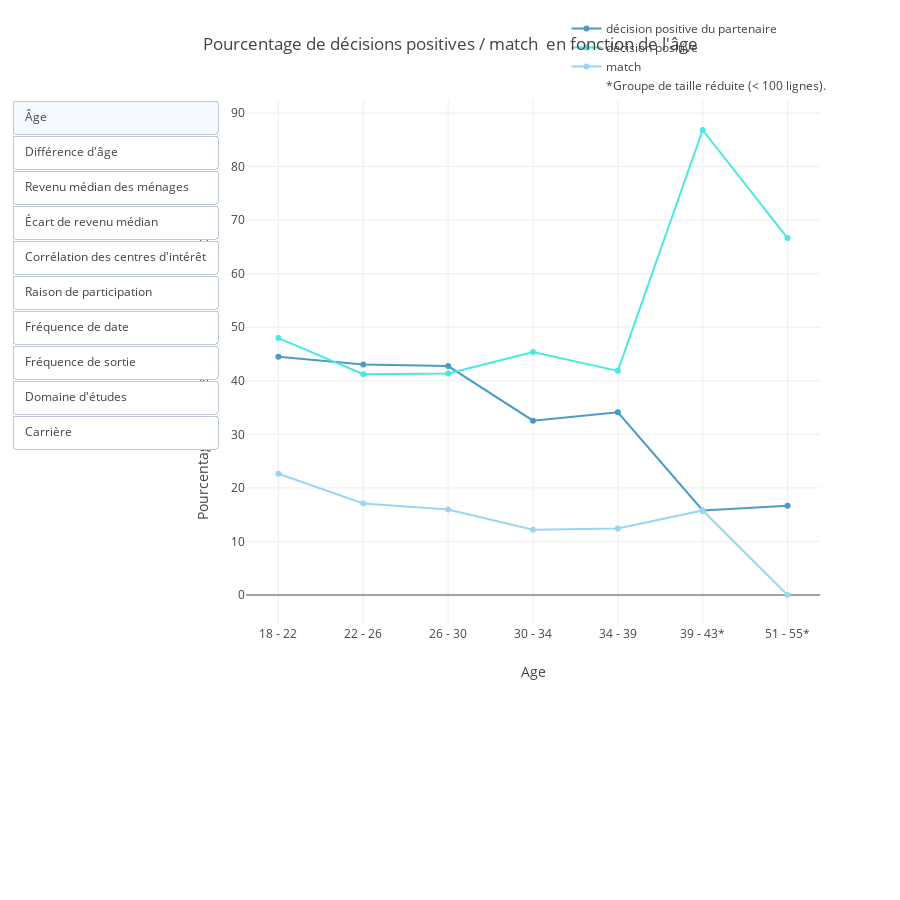

Notebook source saved alongside this figure:
### Markdown cell above
Toutes les notes semblent corrélées positivement avec la décision, bien que l'attractivité, les intérêts partagés et le divertissement semblent plus important.

Les résultats pour les femmes et les hommes ne présentent pas de différences significatives.

### Code cell
# age_dif : age of partner - age
# income : Median household income based on zipcode using the Census Bureau website
# income_dif : income of partner - income
# int_corr : correlation between participant’s and partner’s ratings of interests inTime 1
# goal : What is your primary goal in participating in this event?
# date : In general, how frequently do you go on dates ?
# go_out : How often do you go out (not necessarily on dates)?
# field_cd : field of study coded
# career_c : What is your intended career? coded

cols = ['age', 'age_dif', 'income', 'income_dif', 'int_corr', 'goal', 'date', 'go_out', 'field_cd', 'career_c']
cols_names = [
    "Âge",
    "Différence d'âge",
    "Revenu médian des ménages",
    "Écart de revenu médian",
    "Corrélation des centres d'intérêt",
    "Raison de participation",
    "Fréquence de date",
    "Fréquence de sortie",
    "Domaine d'études",
    "Carrière"
]

cols_titles = [
    "de l'âge", 
    "de la différence d'âge", 
    "du revenu médian des ménages", 
    "de l'écart de revenu médian", 
    "de la corrélation entre les centres d'intérêt",
    "de la raison de participation", 
    "de la fréquence de date", 
    "de la fréquence de sortie", 
    "du domaine d'études",
    "de la carrière"
]


fig = go.Figure()
buttons = []
for i in range(len(cols)) :
    col_name = cols[i]
    visible = i == 0
    is_numeric = pd.api.types.is_numeric_dtype(df_processed[col_name])
    if is_numeric:
        col_min = df_processed[col_name].min() -0.3
        col_max = df_processed[col_name].max() +0.3
        step_10 = (col_max - col_min)/9
             
        bins = np.arange(col_min, col_max + step_10, step_10)
        group = df_processed.groupby(pd.cut(df_processed[col_name], bins=bins,include_lowest=True), observed=True)
        if col_max > 1000 :
            x_labels = [f"{int(np.round(interval.left / 1000))} k - {int(np.round(interval.right / 1000))} k"for interval in group.groups.keys()]
        else : 
            x_labels = [f"{int(np.round(interval.left))} - {int(np.round(interval.right))}"for interval in group.groups.keys()]
    else : 
        group = df_processed.groupby(col_name)
        x_labels = group.groups.keys()
    group_counts = group.size()
    positive_dec_o_percentage = group['dec_o'].mean() * 100
    positive_dec_percentage = group["dec"].mean() * 100
    match_percentage = group['match'].mean() * 100
    if not is_numeric:
        # Sort based on positive_dec_o_percentage quand la col n'est pas numérique (descending order)
        sorted_idx = positive_dec_o_percentage.sort_values(ascending=False).index
        positive_dec_o_percentage = positive_dec_o_percentage.loc[sorted_idx]
        positive_dec_percentage = positive_dec_percentage.loc[sorted_idx]  
        match_percentage = match_percentage.loc[sorted_idx]

        x_labels = match_percentage.index.astype(str)
        x_labels = [f"{label}{'*' if group_counts[label] < 100 else ''}" for label in x_labels]
    # Obtain the count of rows for each group.
    else :
        x_labels = [f"{label}{'*' if count < 100 else ''}" for label, count in zip(x_labels, group_counts.values)]
    fig.add_trace(go.Scatter(
        x=x_labels,
        y=positive_dec_o_percentage.values,
        mode='lines+markers',
        name="décision positive du partenaire",
        visible=visible
    ))
    fig.add_trace(go.Scatter(
        x=x_labels,
        y=positive_dec_percentage.values,
        mode='lines+markers',
        name="décision positive",
        visible=visible
    ))
    fig.add_trace(go.Scatter(
        x=x_labels,
        y=match_percentage.values,
        mode='lines+markers',
        name="match",
        visible=visible
    ))
    buttons.append({
        "args": [
            {"visible": [True if j in range(i * 3, i * 3 + 3) else False for j in range(len(cols) * 3)] + [True]},
            {"title": f"Pourcentage de décisions positives / match en fonction {cols_titles[i]}",
             "xaxis": {"title": {"text": cols_names[i]}}}
        ],
        "label": cols_names[i],
        "method": "update"
    })


# ajoute une description à *
fig.add_trace(go.Scatter(
    x=[None],
    y=[None],
    mode='markers',
    marker=dict(color='rgba(0,0,0,0)'),
    showlegend=True,
    name="*Groupe de taille réduite (< 100 lignes)."
))



fig.update_layout(
    height=900,
    title=f"Pourcentage de décisions positives / match  en fonction {cols_titles[0]}",
    xaxis_title="Age",
    yaxis_title="Pourcentage de décisions positives / match (%)",
    margin=dict(b=275),
    updatemenus=[
        dict(
            type="buttons",
            direction="down",
            buttons=buttons,
        )
    ],
    legend=dict(
        xanchor="right", 
        yanchor="bottom" 
    )
)

fig.show()

### Figure 1 — Plotly figure (JSON) as saved in the notebook; plotly's stock layout.template omitted (floating-point values rounded to 4 significant figures)
{"data": [{"mode": "lines+markers", "name": "décision positive du partenaire", "type": "scatter", "visible": true, "x": ["18 - 22", "22 - 26", "26 - 30", "30 - 34", "34 - 39", "39 - 43*", "51 - 55*"], "y": [44.47, 43.05, 42.76, 32.56, 34.11, 15.79, 16.67]}, {"mode": "lines+markers", "name": "décision positive", "type": "scatter", "visible": true, "x": ["18 - 22", "22 - 26", "26 - 30", "30 - 34", "34 - 39", "39 - 43*", "51 - 55*"], "y": [47.98, 41.23, 41.37, 45.37, 41.86, 86.84, 66.67]}, {"mode": "lines+markers", "name": "match", "type": "scatter", "visible": true, "x": ["18 - 22", "22 - 26", "26 - 30", "30 - 34", "34 - 39", "39 - 43*", "51 - 55*"], "y": [22.64, 17.09, 15.97, 12.19, 12.4, 15.79, 0]}, {"mode": "lines+markers", "name": "décision positive du partenaire", "type": "scatter", "visible": false, "x": ["-32 - -25*", "-25 - -18*", "-18 - -11", "-11 - -4", "-4 - 4", "4 - 11", "11 - 18", "18 - 25*", "25 - 32*"], "y": [0, 10, 35.29, 37.37, 43.63, 42.5, 46.08, 70, 66.67]}, {"mode": "lines+markers", "name": "décision positive", "type": "scatter", "visible": false, "x": ["-32 - -25*", "-25 - -18*", "-18 - -11", "-11 - -4", "-4 - 4", "4 - 11", "11 - 18", "18 - 25*", "25 - 32*"], "y": [66.67, 70, 46.08, 42.5, 43.63, 37.37, 35.29, 10, 0]}, {"mode": "lines+markers", "name": "match", "type": "scatter", "visible": false, "x": ["-32 - -25*", "-25 - -18*", "-18 - -11", "-11 - -4", "-4 - 4", "4 - 11", "11 - 18", "18 - 25*", "25 - 32*"], "y": [0, 0, 8.824, 14.41, 18.31, 14.41, 8.824, 0, 0]}, {"mode": "lines+markers", "name": "décision positive du partenaire", "type": "scatter", "visible": false, "x": ["9 k - 20 k", "20 k - 31 k", "31 k - 42 k", "42 k - 53 k", "53 k - 64 k", "64 k - 76 k", "76 k - 87 k", "87 k - 98 k*", "98 k - 109 k*"], "y": [46.33, 40.97, 44.31, 45.07, 50.75, 46.92, 40.31, 59.57, 35.29]}, {"mode": "lines+markers", "name": "décision positive", "type": "scatter", "visible": false, "x": ["9 k - 20 k", "20 k - 31 k", "31 k - 42 k", "42 k - 53 k", "53 k - 64 k", "64 k - 76 k", "76 k - 87 k", "87 k - 98 k*", "98 k - 109 k*"], "y": [32.77, 37.77, 40.86, 37.24, 42.71, 47.69, 41.84, 46.81, 20.59]}, {"mode": "lines+markers", "name": "match", "type": "scatter", "visible": false, "x": ["9 k - 20 k", "20 k - 31 k", "31 k - 42 k", "42 k - 53 k", "53 k - 64 k", "64 k - 76 k", "76 k - 87 k", "87 k - 98 k*", "98 k - 109 k*"], "y": [15.25, 15.88, 17.8, 14.96, 20.6, 23.08, 16.33, 27.66, 2.941]}, {"mode": "lines+markers", "name": "décision positive du partenaire", "type": "scatter", "visible": false, "x": ["-86 k - -67 k*", "-67 k - -48 k*", "-48 k - -29 k", "-29 k - -10 k", "-10 k - 10 k", "10 k - 29 k", "29 k - 48 k", "48 k - 67 k*", "67 k - 86 k*"], "y": [45.45, 43.14, 40, 43.43, 42.13, 44.24, 42.94, 50.98, 27.27]}, {"mode": "lines+markers", "name": "décision positive", "type": "scatter", "visible": false, "x": ["-86 k - -67 k*", "-67 k - -48 k*", "-48 k - -29 k", "-29 k - -10 k", "-10 k - 10 k", "10 k - 29 k", "29 k - 48 k", "48 k - 67 k*", "67 k - 86 k*"], "y": [27.27, 50.98, 42.94, 44.24, 42.13, 43.43, 40, 43.14, 45.45]}, {"mode": "lines+markers", "name": "match", "type": "scatter", "visible": false, "x": ["-86 k - -67 k*", "-67 k - -48 k*", "-48 k - -29 k", "-29 k - -10 k", "-10 k - 10 k", "10 k - 29 k", "29 k - 48 k", "48 k - 67 k*", "67 k - 86 k*"], "y": [9.091, 19.61, 20.59, 17.58, 18.78, 17.58, 20.59, 19.61, 9.091]}, {"mode": "lines+markers", "name": "décision positive du partenaire", "type": "scatter", "visible": false, "x": ["-1 - -1*", "-1 - 0", "0 - 0", "0 - 0", "0 - 0", "0 - 1", "1 - 1"], "y": [31.82, 38.83, 41.75, 41.73, 42.16, 42.57, 45]}, {"mode": "lines+markers", "name": "décision positive", "type": "scatter", "visible": false, "x": ["-1 - -1*", "-1 - 0", "0 - 0", "0 - 0", "0 - 0", "0 - 1", "1 - 1"], "y": [31.82, 38.83, 41.75, 41.73, 42.16, 42.57, 45]}, {"mode": "lines+markers", "name": "match", "type": "scatter", "visible": false, "x": ["-1 - -1*", "-1 - 0", "0 - 0", "0 - 0", "0 - 0", "0 - 1", "1 - 1"], "y": [18.18, 15.64, 15.14, 15.44, 16.33, 18.47, 19.29]}, {"mode": "lines+markers", "name": "décision positive du partenaire", "type": "scatter", "visible": false, "x": ["Pour dire que je l'ai fait", "Ça semblait être une soirée amusante", "Autre", "Pour rencontrer de nouvelles personnes", "Pour avoir un rendez-vous", "À la recherche d'une relation sérieuse"], "y": [44.51, 44.1, 41.87, 39.91, 39.52, 36.67]}, {"mode": "lines+markers", "name": "décision positive", "type": "scatter", "visible": false, "x": ["Pour dire que je l'ai fait", "Ça semblait être une soirée amusante", "Autre", "Pour rencontrer de nouvelles personnes", "Pour avoir un rendez-vous", "À la recherche d'une relation sérieuse"], "y": [36.86, 41.17, 39.71, 42.84, 44.92, 52.33]}, {"mode": "lines+markers", "name": "match", "type": "scatter", "visible": false, "x": ["Pour dire que je l'ai fait", "Ça semblait être une soirée amusante", "Autre", "Pour rencontrer de nouvelles personnes", "Pour avoir un rendez-vous", "À la recherche d'une relation sérieuse"], "y": [16.67, 17.04, 14.83, 16.09, 15.87, 17]}, {"mode": "lines+markers", "name": "décision positive du partenaire", "type": "scatter", "visible": false, "x": ["Plusieurs fois par semaine*", "Une fois par semaine", "Deux fois par mois", "Deux fois par semaine", "Une fois par mois", "Plusieurs fois par an", "Presque jamais"], "y": [53.19, 48.78, 44.73, 41.88, 41.42, 39.05, 37.68]}, {"mode": "lines+markers", "name": "décision positive", "type": "scatter", "visible": false, "x": ["Plusieurs fois par semaine*", "Une fois par semaine", "Deux fois par mois", "Deux fois par semaine", "Une fois par mois", "Plusieurs fois par an", "Presque jamais"], "y": [53.19, 44.16, 43.21, 49.35, 39.65, 42.4, 39.92]}, {"mode": "lines+markers", "name": "match", "type": "scatter", "visible": false, "x": ["Plusieurs fois par semaine*", "Une fois par semaine", "Deux fois par mois", "Deux fois par semaine", "Une fois par mois", "Plusieurs fois par an", "Presque jamais"], "y": [30.85, 20.41, 17.9, 21.1, 15.53, 14.2, 14.79]}, {"mode": "lines+markers", "name": "décision positive du partenaire", "type": "scatter", "visible": false, "x": ["Plusieurs fois par semaine", "Deux fois par semaine", "Une fois par semaine", "Une fois par mois", "Deux fois par mois", "Plusieurs fois par an*", "Presque jamais*"], "y": [46.79, 43.71, 37.46, 32.32, 30.44, 20.2, 18.92]}, {"mode": "lines+markers", "name": "décision positive", "type": "scatter", "visible": false, "x": ["Plusieurs fois par semaine", "Deux fois par semaine", "Une fois par semaine", "Une fois par mois", "Deux fois par mois", "Plusieurs fois par an*", "Presque jamais*"], "y": [41.69, 39.56, 45.12, 37.2, 47.11, 64.65, 24.32]}, {"mode": "lines+markers", "name": "match", "type": "scatter", "visible": false, "x": ["Plusieurs fois par semaine", "Deux fois par semaine", "Une fois par semaine", "Une fois par mois", "Deux fois par mois", "Plusieurs fois par an*", "Presque jamais*"], "y": [19.46, 16.03, 14.85, 11.59, 12.67, 13.13, 2.703]}, {"mode": "lines+markers", "name": "décision positive du partenaire", "type": "scatter", "visible": false, "x": ["Langues*", "Sciences médicales, pharmaceutiques et biotechnologie", "Autre*", "Commerce / Économie / Finance", "Sciences politiques / Affaires internationales", "Droit", "Histoire / Religion / Philosophie", "Anglais / Écriture créative / Journalisme", "Premier cycle / Indécis*", "Sciences biologiques / Chimie / Physique", "Travail social", "Architecture*", "Sciences sociales / Psychologie", "Beaux-arts / Administration des arts", "Cinéma", "Éducation / Académie", "Mathématiques", "Ingénierie"], "y": [80, 65.49, 51.92, 45.5, 44.29, 43.67, 42.5, 42.46, 42.11, 41.49, 40.81, 40, 39.94, 39.04, 38.89, 37.86, 36.71, 32.13]}, {"mode": "lines+markers", "name": "décision positive", "type": "scatter", "visible": false, "x": ["Langues*", "Sciences médicales, pharmaceutiques et biotechnologie", "Autre*", "Commerce / Économie / Finance", "Sciences politiques / Affaires internationales", "Droit", "Histoire / Religion / Philosophie", "Anglais / Écriture créative / Journalisme", "Premier cycle / Indécis*", "Sciences biologiques / Chimie / Physique", "Travail social", "Architecture*", "Sciences sociales / Psychologie", "Beaux-arts / Administration des arts", "Cinéma", "Éducation / Académie", "Mathématiques", "Ingénierie"], "y": [40, 47.18, 42.31, 41.19, 40.62, 46.39, 38.75, 35.08, 26.32, 43.5, 32.69, 20, 44.83, 31.55, 53.97, 45.37, 35.27, 47.38]}, {"mode": "lines+markers", "name": "match", "type": "scatter", "visible": false, "x": ["Langues*", "Sciences médicales, pharmaceutiques et biotechnologie", "Autre*", "Commerce / Économie / Finance", "Sciences politiques / Affaires internationales", "Droit", "Histoire / Religion / Philosophie", "Anglais / Écriture créative / Journalisme", "Premier cycle / Indécis*", "Sciences biologiques / Chimie / Physique", "Travail social", "Architecture*", "Sciences sociales / Psychologie", "Beaux-arts / Administration des arts", "Cinéma", "Éducation / Académie", "Mathématiques", "Ingénierie"], "y": [30, 32.39, 15.38, 17.58, 16.78, 20.48, 16.67, 14.77, 5.263, 16.21, 10.68, 10, 18.39, 11.76, 18.25, 15.18, 10.14, 13.62]}, {"mode": "lines+markers", "name": "décision positive du partenaire", "type": "scatter", "visible": false, "x": ["Affaires internationales / humanitaires", "Avocat", "Autre*", "Médecin", "Journalisme*", "Banque/Conseil/Finance/Marketing/Affaires/PDG/Entrepreneur/Administration", "Indécis", "Immobilier*", "Arts créatifs / Divertissement", "Sports professionnels / Athlétisme*", "Architecture*", "Universitaire / Recherche", "Travail social", "Psychologue", "Politique*", "Ingénieur", "Orthophonie*"], "y": [48.26, 46.06, 45.45, 44.02, 43.18, 43.06, 41.91, 41.03, 40.94, 40, 40, 39.91, 39.09, 38.31, 37.04, 33.91, 14.29]}, {"mode": "lines+markers", "name": "décision positive", "type": "scatter", "visible": false, "x": ["Affaires internationales / humanitaires", "Avocat", "Autre*", "Médecin", "Journalisme*", "Banque/Conseil/Finance/Marketing/Affaires/PDG/Entrepreneur/Administration", "Indécis", "Immobilier*", "Arts créatifs / Divertissement", "Sports professionnels / Athlétisme*", "Architecture*", "Universitaire / Recherche", "Travail social", "Psychologue", "Politique*", "Ingénieur", "Orthophonie*"], "y": [34.92, 45.77, 42.86, 38.28, 36.36, 44.63, 37.14, 33.33, 41.91, 50, 20, 43.15, 37.73, 44.83, 27.16, 46.78, 17.86]}, {"mode": "lines+markers", "name": "match", "type": "scatter", "visible": false, "x": ["Affaires internationales / humanitaires", "Avocat", "Autre*", "Médecin", "Journalisme*", "Banque/Conseil/Finance/Marketing/Affaires/PDG/Entrepreneur/Administration", "Indécis", "Immobilier*", "Arts créatifs / Divertissement", "Sports professionnels / Athlétisme*", "Architecture*", "Universitaire / Recherche", "Travail social", "Psychologue", "Politique*", "Ingénieur", "Orthophonie*"], "y": [14.44, 19.91, 16.88, 16.75, 18.18, 17.98, 12.73, 12.82, 15.91, 30, 10, 15.52, 15.91, 20.69, 7.407, 15.45, 3.571]}, {"marker": {"color": "rgba(0,0,0,0)"}, "mode": "markers", "name": "*Groupe de taille réduite (< 100 lignes).", "showlegend": true, "type": "scatter", "x": [null], "y": [null]}], "layout": {"height": 900, "legend": {"xanchor": "right", "yanchor": "bottom"}, "margin": {"b": 275}, "title": {"text": "Pourcentage de décisions positives / match  en fonction de l'âge"}, "updatemenus": [{"buttons": [{"args": [{"visible": [true, true, true, false, false, false, false, false, false, false, false, false, false, false, false, false, false, false, false, false, false, false, false, false, false, false, false, false, false, false, true]}, {"title": "Pourcentage de décisions positives / match en fonction de l'âge", "xaxis": {"title": {"text": "Âge"}}}], "label": "Âge", "method": "update"}, {"args": [{"visible": [false, false, false, true, true, true, false, false, false, false, false, false, false, false, false, false, false, false, false, false, false, false, false, false, false, false, false, false, false, false, true]}, {"title": "Pourcentage de décisions positives / match en fonction de la différence d'âge", "xaxis": {"title": {"text": "Différence d'âge"}}}], "label": "Différence d'âge", "method": "update"}, {"args": [{"visible": [false, false, false, false, false, false, true, true, true, false, false, false, false, false, false, false, false, false, false, false, false, false, false, false, false, false, false, false, false, false, true]}, {"title": "Pourcentage de décisions positives / match en fonction du revenu médian des ménages", "xaxis": {"title": {"text": "Revenu médian des ménages"}}}], "label": "Revenu médian des ménages", "method": "update"}, {"args": [{"visible": [false, false, false, false, false, false, false, false, false, true, true, true, false, false, false, false, false, false, false, false, false, false, false, false, false, false, false, false, false, false, true]}, {"title": "Pourcentage de décisions positives / match en fonction de l'écart de revenu médian", "xaxis": {"title": {"text": "Écart de revenu médian"}}}], "label": "Écart de revenu médian", "method": "update"}, {"args": [{"visible": [false, false, false, false, false, false, false, false, false, false, false, false, true, true, true, false, false, false, false, false, false, false, false, false, false, false, false, false, false, false, true]}, {"title": "Pourcentage de décisions positives / match en fonction de la corrélation entre les centres d'intérêt", "xaxis": {"title": {"text": "Corrélation des centres d'intérêt"}}}], "label": "Corrélation des centres d'intérêt", "method": "update"}, {"args": [{"visible": [false, false, false, false, false, false, false, false, false, false, false, false, false, false, false, true, true, true, false, false, false, false, false, false, false, false, false, false, false, false, true]}, {"title": "Pourcentage de décisions positives / match en fonction de la raison de participation", "xaxis": {"title": {"text": "Raison de participation"}}}], "label": "Raison de participation", "method": "update"}, {"args": [{"visible": [false, false, false, false, false, false, false, false, false, false, false, false, false, false, false, false, false, false, true, true, true, false, false, false, false, false, false, false, false, false, true]}, {"title": "Pourcentage de décisions positives / match en fonction de la fréquence de date", "xaxis": {"title": {"text": "Fréquence de date"}}}], "label": "Fréquence de date", "method": "update"}, {"args": [{"visible": [false, false, false, false, false, false, false, false, false, false, false, false, false, false, false, false, false, false, false, false, false, true, true, true, false, false, false, false, false, false, true]}, {"title": "Pourcentage de décisions positives / match en fonction de la fréquence de sortie", "xaxis": {"title": {"text": "Fréquence de sortie"}}}], "label": "Fréquence de sortie", "method": "update"}, {"args": [{"visible": [false, false, false, false, false, false, false, false, false, false, false, false, false, false, false, false, false, false, false, false, false, false, false, false, true, true, true, false, false, false, true]}, {"title": "Pourcentage de décisions positives / match en fonction du domaine d'études", "xaxis": {"title": {"text": "Domaine d'études"}}}], "label": "Domaine d'études", "method": "update"}, {"args": [{"visible": [false, false, false, false, false, false, false, false, false, false, false, false, false, false, false, false, false, false, false, false, false, false, false, false, false, false, false, true, true, true, true]}, {"title": "Pourcentage de décisions positives / match en fonction de la carrière", "xaxis": {"title": {"text": "Carrière"}}}], "label": "Carrière", "method": "update"}], "direction": "down", "type": "buttons"}], "xaxis": {"title": {"text": "Age"}}, "yaxis": {"title": {"text": "Pourcentage de décisions positives / match (%)"}}}}
